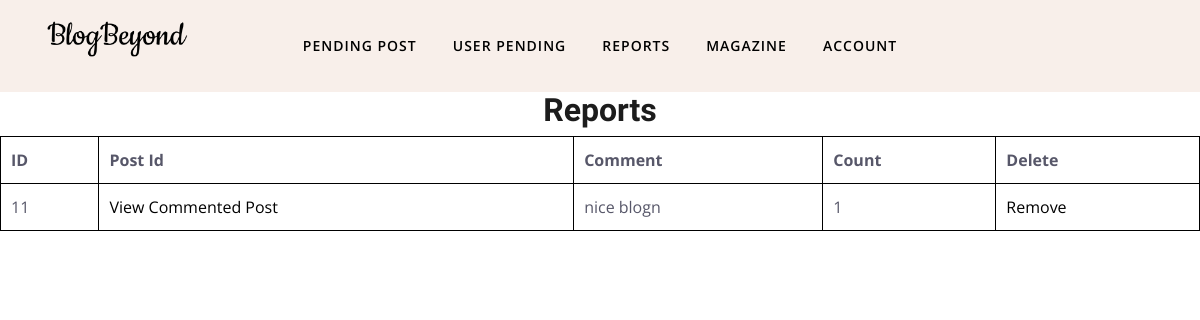
Page /reports on the committed database.
### posts/models.py (models this page shows, shortened)
class Comment(models.Model):
    id = models.AutoField(primary_key=True)
    post_id = models.ForeignKey('post', on_delete=models.CASCADE)  # ForeignKey to Post model
    user_id = models.ForeignKey('register.Profile', on_delete=models.CASCADE)  # ForeignKey to User model
    comment_description = models.TextField()  # Field for the comment description
    report_count = models.IntegerField(default=0)  # Integer field for report count, default is 0
    commented_at = models.DateTimeField(default=timezone.now)  # DateTime field for the comment date and time

### super/views.py (the view)
# urls.py: path('reports',views.reports,name='reports'),
def reports(request):
    reported_comments = Comment.objects.filter(report_count__gt=0).order_by('-report_count')
    return render(request,'reports.html',{'count':reported_comments})

### templates/reports.html (shortened to what this page needs)
{% load static %}
<!DOCTYPE html>
<html lang="en">
<head>
	<link rel="stylesheet" href={% static "plugins/bootstrap/css/bootstrap.min.css"  %}>
	<link rel="stylesheet" href={% static "plugins/themify/css/themify-icons.css" %}>
	<link rel="stylesheet" href={% static "plugins/slick-carousel/slick-theme.css" %}>
	<link rel="stylesheet" href={% static "plugins/slick-carousel/slick.css" %}>
	<link rel="stylesheet" href={% static "plugins/owl-carousel/owl.carousel.min.css"  %}>
	<link rel="stylesheet" href={% static "plugins/owl-carousel/owl.theme.default.min.css"  %}>
	<link rel="stylesheet" href={% static "plugins/magnific-popup/magnific-popup.css"  %}>
	<link rel="stylesheet" href={% static "css/style.css"  %}>
</head>
<body>
	<header class="header-top bg-grey justify-content-center">
		<div class="container">
			<div class="row align-items-center">
				<div class="col-lg-2 col-md-4 text-center d-none d-lg-block">
					<a class="navbar-brand " href={% url 'adminhome' %}>
						<img src={% static "images/blogbyond.png"  %} alt="" class="img-fluid">
					</a>
				</div>
				<div class="col-lg-8 col-md-12">
					<nav class="navbar navbar-expand-lg navigation-2 navigation">
						<div class="collapse navbar-collapse" id="navbar-collapse">
							<ul id="menu" class="menu navbar-nav mx-auto">
								<li class="nav-item"><a href={% url 'adminhome' %} class="nav-link">Pending Post</a></li>
								<li class="nav-item"><a href={% url 'userpending' %} class="nav-link">User Pending</a></li>
								<li class="nav-item"><a href={% url 'reports' %} class="nav-link">Reports</a></li>
								<li class="nav-item"><a href={% url 'magazine' %} class="nav-link">Magazine</a></li>
								<li class="nav-item dropdown">
									<a class="nav-link dropdown-toggle" href="#" id="navbarDropdown3" role="button" data-toggle="dropdown"
										aria-haspopup="true" aria-expanded="false">
										Account
									</a>
								</li>
							</ul>
						</div>
					</nav>
				</div>
			</div>
		</div>
	</header>
    <h2>Reports</h2>
    <table>
        <thead>
            <tr>
                <th>ID</th>
                <th>Post Id</th>
                <th>Comment</th>
                <th>Count</th>
                <th>Delete</th>
            </tr>
        </thead>
        <tbody>
            {% for i in count %}
            <tr>
                <td>{{ i.id }}</td>
                <td><a href={% url 'single' i.id %}>View Commented Post</a></td>
                <td>{{ i.comment_description }}</td>
                <td>{{ i.report_count }}</td>
                <td><a href={% url 'removecomment' i.id %}>Remove</a></td>
            </tr>
            {% endfor %}
        </tbody>
    </table>
</body>
</html>

### static/css/style.css (style rules this page uses)
body, p { font-family: "Open Sans", sans-serif; line-height: 26px; font-size: 16px; text-rendering: optimizeLegibility; color: #666; font-weight: 400; }
html { overflow-x: hidden; width: 100%; height: 100%; }
h1, .h1, h2, .h2, h3, .h3, h4, .h4, h5, .h5, h6, .h6 { color: #1c1c1c; font-weight: 600; font-family: "Unna", serif; }
h2, .h2 { font-size: 32px; line-height: 36px; font-weight: 700; }
body { background: #fff; color: #575769; }
html, body { height: 100%; }
a { transition: all 0.3s ease-in-out; color: #000; }
a:link, a:visited { text-decoration: none; }
.bg-grey { background: #f8efea; }
.navigation .menu { padding: 0px; }
.navigation .menu li { text-align: left; padding: 0px 10px; }
.navigation .menu li a { color: #000; display: inline-block; line-height: 26px; letter-spacing: 1px; }
.navigation .menu .dropdown-toggle::after { display: none; }
.navigation .menu .dropdown { position: relative; }
.dropdown-toggle::after { display: none; }
.navbar-nav .nav-link { transition: all 500ms ease; -moz-transition: all 500ms ease; -webkit-transition: all 500ms ease; -ms-transition: all 500ms ease; -o-transition: all 500ms ease; font-family: "Open Sans", sans-serif; text-transform: uppercase; font-size: 14px; font-weight: 600; padding: 25px 0px; }
.header-top { position: relative !important; }
.navigation-2.navigation .nav-link { padding: 25px 8px; }

### templates/reports.html (style rules this page uses)
table { width: 100%; border-collapse: collapse; padding: 10px; }
table, th, td { border: 1px solid black; }
th, td { padding: 10px; text-align: left; }
h2 { text-align:center; }

### rows in the picture
Comment: id "11", comment_description "nice blogn", report_count "1"
